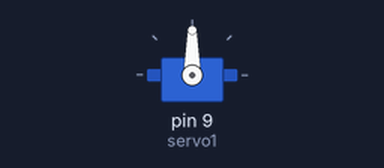
A sketch run on a simulated Arduino Uno, built with avr-gcc and run on an emulated ATmega328P. Parts: servo.

Above: at 0.05 s.
At 3.0 s:
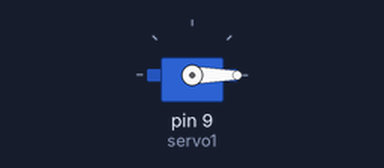
Timing chart, 0 to 6.9 s (numbered marks = the images above):
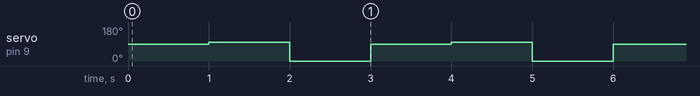

Measured:
- by itself, servo on pin 9 (servo1): repeats every 3.0 s: 0° 1.0 s, 90° 1.0 s, 100° 1.0 s

The sketch:

10F_servo.ino
```cpp
#include <Servo.h>
#include <stdio.h>

Servo servo1;

void setup() {
  // put your setup code here, to run once:
  servo1.attach(9);
}

void loop() {
  // put your main code here, to run repeatedly:
  servo1.write(90);
  delay(1000);
  servo1.write(100);
  delay(1000);
  servo1.write(0);
  delay(1000);
  printf("%d\n", 3);
}
```
